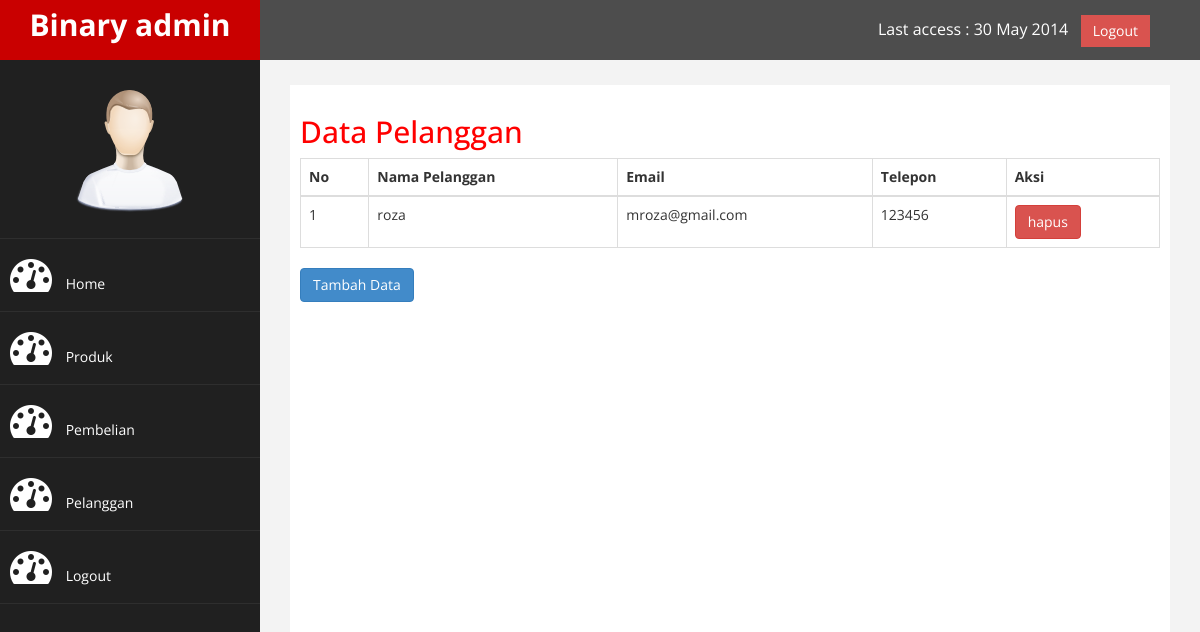
Page /admin/index.php?halaman=pelanggan (signed in) on the committed database.
### tables this page shows
CREATE TABLE `pelanggan` (
  `id_pelanggan` int(11) NOT NULL,
  `email_pelanggan` varchar(100) NOT NULL,
  `password_pelanggan` varchar(50) NOT NULL,
  `nama_pelanggan` varchar(100) NOT NULL,
  `telepon_pelanggan` varchar(25) NOT NULL,
  `alamat_pelanggan` text NOT NULL
);

### admin/pelanggan.php (the view)
<h2>Data Pelanggan</h2>
<table class="table table-bordered">
	<thead>
		<tr>
			<th>No</th>
			<th>Nama Pelanggan</th>
			<th>Email</th>
			<th>Telepon</th>
			<th>Aksi</th>
		</tr>
	</thead>
	<tbody>
		<?php $nomor=1; ?>
		<?php $ambil=$koneksi->query("SELECT * FROM pelanggan"); ?>
		<?php while($pecah = $ambil->fetch_assoc()){ ?>
		<tr>
			<td><?php echo $nomor; ?></td>
			<td><?php echo $pecah['nama_pelanggan']; ?></td>
			<td><?php echo $pecah['email_pelanggan']; ?></td>
			<td><?php echo $pecah['telepon_pelanggan']; ?></td>
			<td>
				<a href="index.php?halaman=hapuspelanggan&id=<?php echo $pecah['id_pelanggan'] ?>" class="btn btn-danger">hapus</a>
			</td>
		</tr>
		<?php  $nomor++; ?>
	<?php } ?>
	</tbody>
</table>
<a href="index.php?halaman=tambahpelanggan" class="btn btn-primary">Tambah Data</a>

### admin/assets/css/custom.css (style rules this page uses)
body { font-family: 'Open Sans', sans-serif; }
h2 { color: #f00; }

### rows in the picture
pelanggan: nama_pelanggan "roza", email_pelanggan "mroza@gmail.com", telepon_pelanggan "123456"
